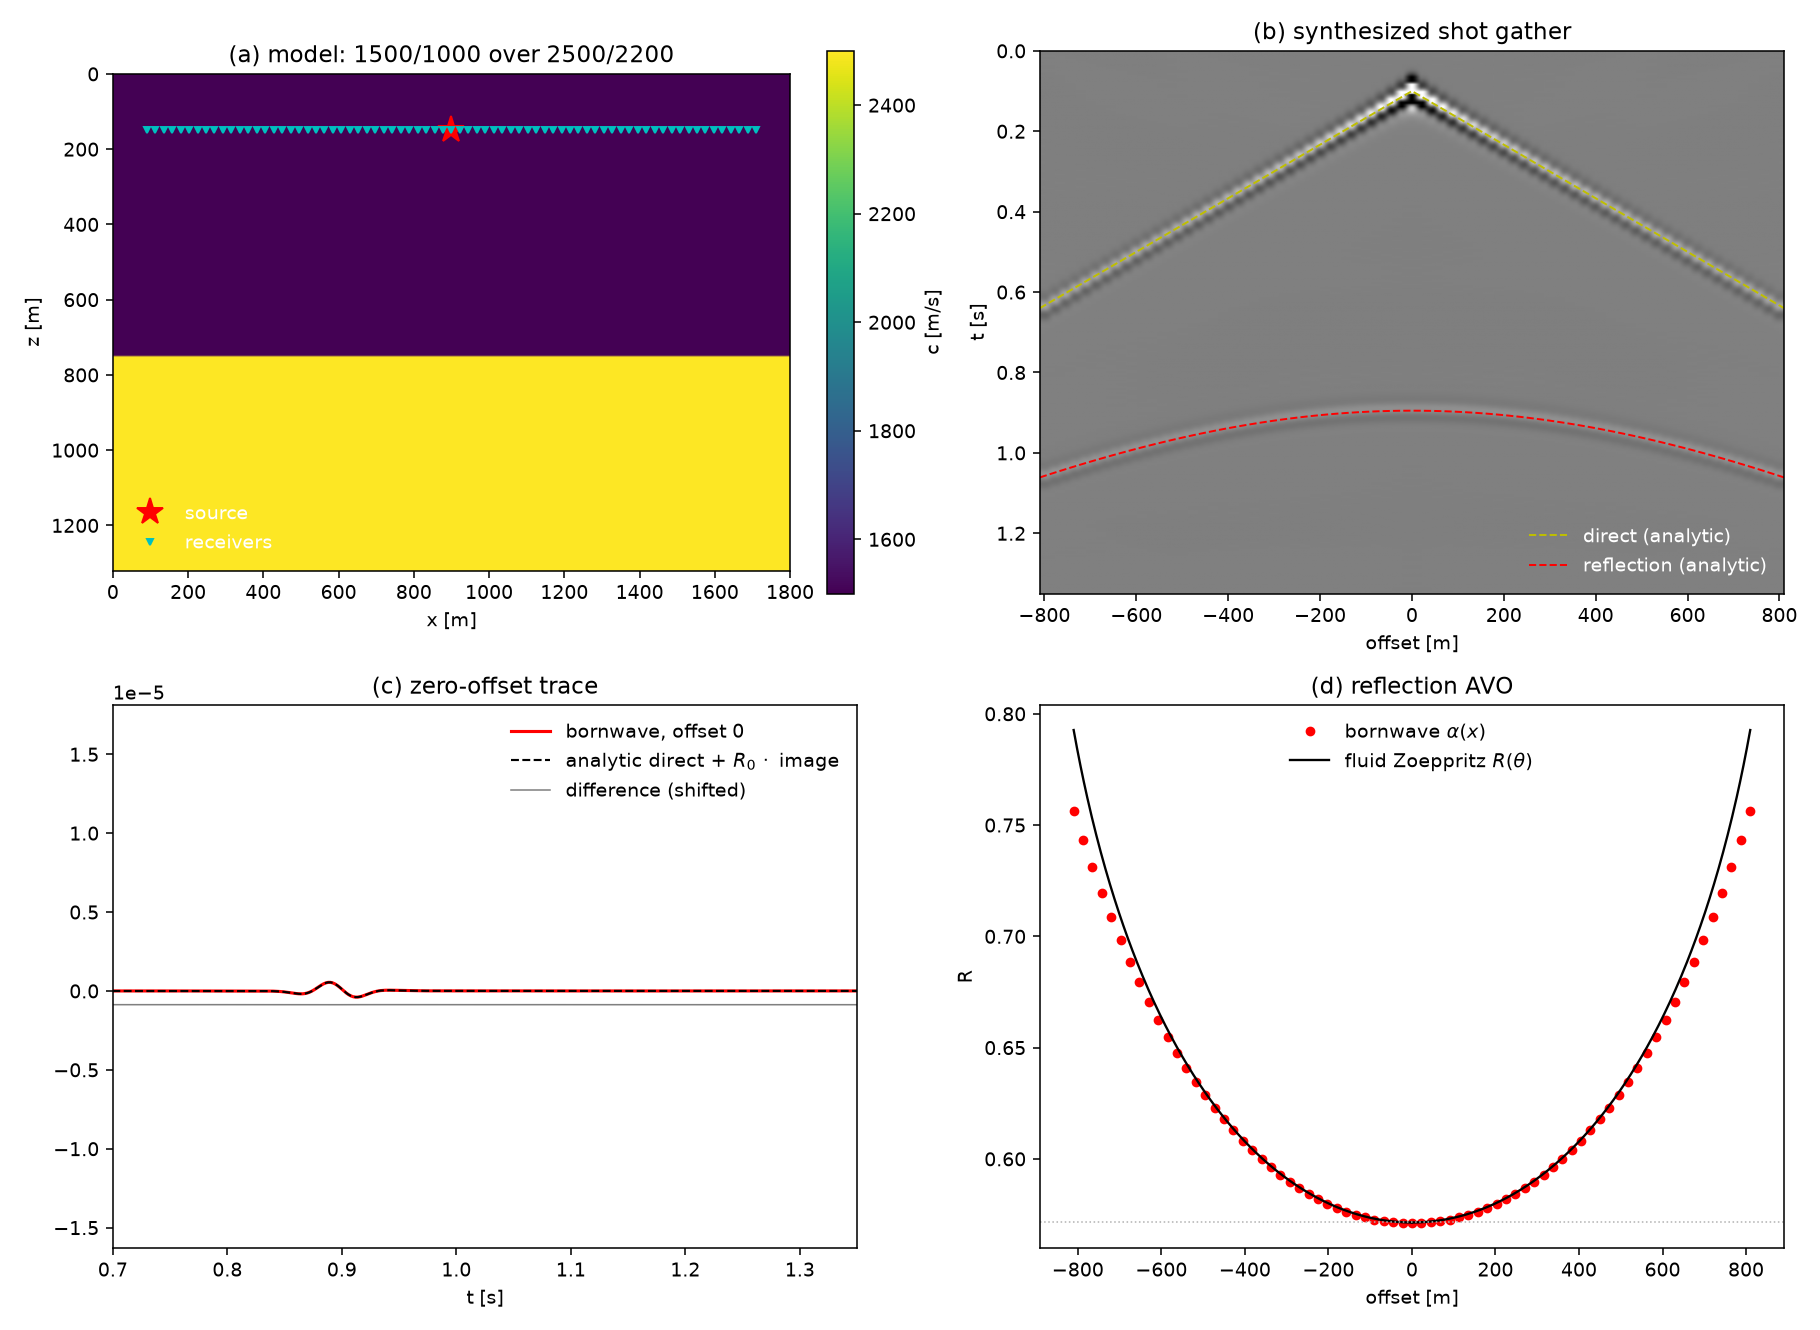

Here is the Python script that generated this plot:
"""Two-layer velocity/density model + 15 Hz Ricker source -> shot gather.

The gather is synthesized frequency-by-frequency (Stage 4 pipeline) and
validated quantitatively against analytic references built from the SAME
truncated wavelet band (so band-limiting cancels exactly):

  1. direct wave      p_d(t; x) = irfft( W_k * (w/4c1^2) H0^(2)(k r) )
  2. reflected wave   image source at distance r_m = sqrt(x^2 + 4h^2),
                      amplitude ~ plane-wave fluid Zoeppritz R(theta)
  3. AVO curve        projection coefficient alpha(x) vs R(theta(x))
  4. moveout          envelope peak times vs t0 + r_m / c1

Geometry: dx = 7.5 m, interior 176 x 240 (1320 x 1800 m), interface between
rows 99/100 -> z_int = 746.25 m; source (150 m, 900 m); 73 receivers at the
source depth (line depth 150 m keeps the top-sponge grazing ghost weak and
separable from the direct wave; see README). All boundaries absorbing (no
free surface -> no ghosts and no surface multiples: direct + one primary).
"""
import sys, pathlib
sys.path.insert(0, str(pathlib.Path(__file__).resolve().parents[1]))

import numpy as np
import torch
import matplotlib
matplotlib.use("Agg")
import matplotlib.pyplot as plt
from scipy.signal import hilbert

from bornwave import (synthesize_shot, pressure_point_source_2d,
                      fluid_reflection_coefficient)

OUT = pathlib.Path(__file__).resolve().parent

# ----------------------------------------------------------------- model
c1, rho1 = 1500.0, 1000.0
c2, rho2 = 2500.0, 2200.0
nz, nx, dx = 176, 240, 7.5
iz_int = 100                              # first row of medium 2
z_int = (iz_int - 0.5) * dx               # effective reflector: 746.25 m

c0 = torch.full((nz, nx), c1, dtype=torch.float64)
rho0 = torch.full((nz, nx), rho1, dtype=torch.float64)
c0[iz_int:], rho0[iz_int:] = c2, rho2

src = (20, 120)                           # (150 m, 900 m)
rec_iz = 20
rec_ix = np.arange(12, 229, 3)            # 73 receivers, offsets -810..810 m
offsets = (rec_ix - src[1]) * dx
h = z_int - src[0] * dx                   # source-to-interface: 596.25 m

f0, nt, dt = 15.0, 768, 0.002

# ----------------------------------------------------------------- solve
print(f"two-layer model {nz}x{nx}, dx={dx} m, interface z={z_int:.2f} m, "
      f"h={h:.2f} m, {rec_ix.size} receivers")
out = synthesize_shot(c0, rho0, dx, src, rec_iz, rec_ix, nt, dt, f0=f0,
                      tol=2e-4, abs_points=60, verbose=True)
gather, t, t0 = out["gather"], out["t"], out["t0"]
W, freqs, band = out["W"], out["freqs"], out["band"]
print(f"{band.size} frequencies in [{freqs[band[0]]:.2f}, {freqs[band[-1]]:.2f}] Hz, "
      f"total iterations {out['iterations'].sum()}, wall {out['wall_time']:.0f}s")

# ------------------------------------------------- analytic reference gathers
def hankel_gather(r):
    """Band-limited analytic gather for propagation distances r (nrec,)."""
    D = np.zeros((freqs.size, r.size), dtype=np.complex128)
    for k in band:
        om = 2 * np.pi * freqs[k]
        D[k] = W[k] * pressure_point_source_2d(r, om, c1)
    return np.fft.irfft(D, n=nt, axis=0)

r_dir = np.abs(offsets)
r_mir = np.hypot(offsets, 2 * h)
nonzero = r_dir > 0
direct_ref = np.zeros_like(gather)
direct_ref[:, nonzero] = hankel_gather(r_dir[nonzero])
mirror_ref = hankel_gather(r_mir)         # image source, R = 1

theta = np.arctan2(np.abs(offsets), 2 * h)
R_theta = fluid_reflection_coefficient(theta, c1, rho1, c2, rho2).real
R0 = fluid_reflection_coefficient(0.0, c1, rho1, c2, rho2).real

# ------------------------------------------------------------ 1. direct wave
sel = (np.abs(offsets) >= 150) & (np.abs(offsets) <= 800)
errs = []
for j in np.nonzero(sel)[0]:
    win = (t >= r_dir[j] / c1) & (t <= r_dir[j] / c1 + 2 * t0)
    errs.append(np.linalg.norm(gather[win, j] - direct_ref[win, j])
                / np.linalg.norm(direct_ref[win, j]))
errs = np.asarray(errs)
print(f"direct-wave window rel L2: mean={errs.mean():.3e} max={errs.max():.3e}")

# ----------------------------------------------- 2-3. reflection amplitude/AVO
scattered = gather - direct_ref           # analytic direct removed
alpha = np.zeros(offsets.size)
t_pk = np.zeros(offsets.size)
for j in range(offsets.size):
    tm = r_mir[j] / c1 + t0
    win = (t >= tm - 0.08) & (t <= tm + 0.12)
    num = scattered[win, j] if nonzero[j] else gather[win, j]
    ref = mirror_ref[win, j]
    alpha[j] = np.dot(num, ref) / np.dot(ref, ref)
    env = np.abs(hilbert(num))
    t_pk[j] = t[win][np.argmax(env)]

avo_sel = np.abs(offsets) <= 600          # comfortably subcritical
avo_err = np.abs(alpha[avo_sel] - R_theta[avo_sel]) / R0
j0 = np.argmin(np.abs(offsets))
print(f"zero-offset reflection: alpha={alpha[j0]:.4f} vs R0={R0:.4f} "
      f"({abs(alpha[j0]-R0)/R0*100:.2f}% off)")
print(f"AVO |alpha - R(theta)|/R0 over |x|<=600 m: mean={avo_err.mean():.3e} "
      f"max={avo_err.max():.3e}")

# ------------------------------------------------------------ 4. moveout + h fit
t_theory = r_mir / c1 + t0
dt_err = t_pk - t_theory
h_fit = np.sqrt(((c1 * (t_pk - t0)) ** 2 - offsets ** 2).clip(0).mean()) / 2
print(f"moveout |dt|: mean={np.abs(dt_err).mean()*1e3:.2f} ms "
      f"max={np.abs(dt_err).max()*1e3:.2f} ms;  fitted h={h_fit:.1f} m "
      f"(model {h:.2f} m)")

# ----------------------------------------------------------------- figure
fig, ax = plt.subplots(2, 2, figsize=(13, 9.5))

a = ax[0, 0]
im = a.imshow(c0.numpy(), cmap="viridis", extent=[0, nx * dx, nz * dx, 0])
a.plot(src[1] * dx, src[0] * dx, "r*", ms=14, label="source")
a.plot(rec_ix * dx, np.full(rec_ix.size, rec_iz * dx), "cv", ms=3, label="receivers")
a.set(title=f"(a) model: {c1:.0f}/{rho1:.0f} over {c2:.0f}/{rho2:.0f}",
      xlabel="x [m]", ylabel="z [m]")
a.legend(loc="lower left", frameon=False, labelcolor="w")
plt.colorbar(im, ax=a, fraction=0.04, label="c [m/s]")

a = ax[0, 1]
clip = 0.25 * np.abs(gather).max()
a.imshow(gather, cmap="gray", aspect="auto", vmin=-clip, vmax=clip,
         extent=[offsets[0], offsets[-1], t[-1], 0])
a.plot(offsets, r_dir / c1 + t0, "y--", lw=1, label="direct (analytic)")
a.plot(offsets, t_theory, "r--", lw=1, label="reflection (analytic)")
a.set(title="(b) synthesized shot gather", xlabel="offset [m]", ylabel="t [s]",
      ylim=(1.35, 0))
a.legend(loc="lower right", frameon=False, labelcolor="w")

a = ax[1, 0]
a.plot(t, gather[:, j0], "r", lw=1.6, label="bornwave, offset 0")
a.plot(t, direct_ref[:, j0] + R0 * mirror_ref[:, j0], "k--", lw=1.1,
       label=r"analytic direct + $R_0\,\cdot$ image")
shift = 1.6 * np.abs(gather[t > 0.7, j0]).max()
a.plot(t, gather[:, j0] - R0 * mirror_ref[:, j0] - direct_ref[:, j0] - shift,
       "0.5", lw=0.8, label="difference (shifted)")
a.set(title="(c) zero-offset trace", xlabel="t [s]", xlim=(0.7, 1.35))
a.legend(frameon=False)

a = ax[1, 1]
a.plot(offsets, alpha, "ro", ms=4, label=r"bornwave $\alpha(x)$")
xs = np.linspace(0, offsets.max(), 300)
Rs = fluid_reflection_coefficient(np.arctan2(xs, 2 * h), c1, rho1, c2, rho2).real
a.plot(xs, Rs, "k-", lw=1.2, label="fluid Zoeppritz $R(\\theta)$")
a.plot(-xs, Rs, "k-", lw=1.2)
a.axhline(R0, color="0.7", lw=0.8, ls=":")
a.set(title="(d) reflection AVO", xlabel="offset [m]", ylabel="R")
a.legend(frameon=False)

fig.tight_layout()
fig.savefig(OUT / "two_layer_ricker.png", dpi=140)
np.savez(OUT / "two_layer_ricker.npz", gather=gather, t=t, offsets=offsets,
         alpha=alpha, R_theta=R_theta, t_pk=t_pk, t_theory=t_theory)
print("saved", OUT / "two_layer_ricker.png")

# ----------------------------------------------------------------- asserts
assert errs.max() < 0.02, "direct wave mismatch"
assert abs(alpha[j0] - R0) / R0 < 0.04, "zero-offset reflection amplitude"
assert avo_err.max() < 0.06, "AVO mismatch"
assert np.abs(dt_err).max() < 0.008, "moveout mismatch"
print("two-layer Ricker validation passed")
